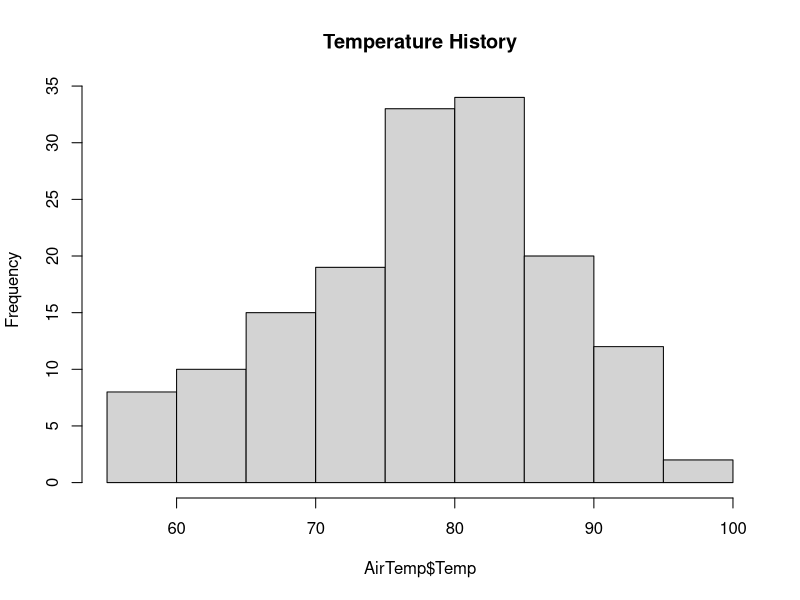
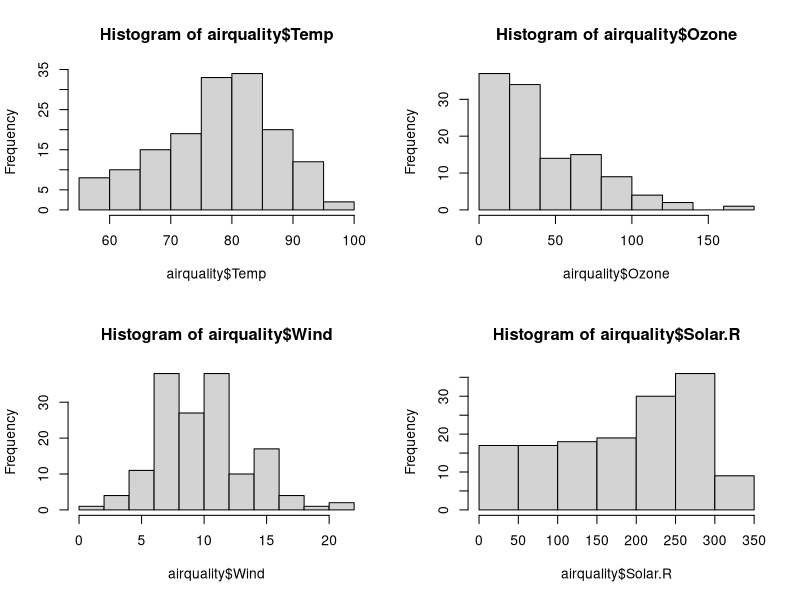
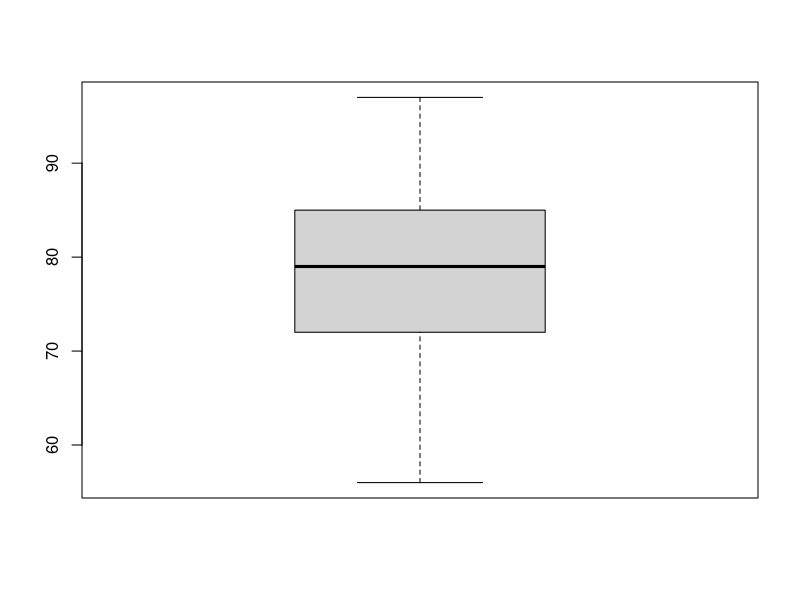
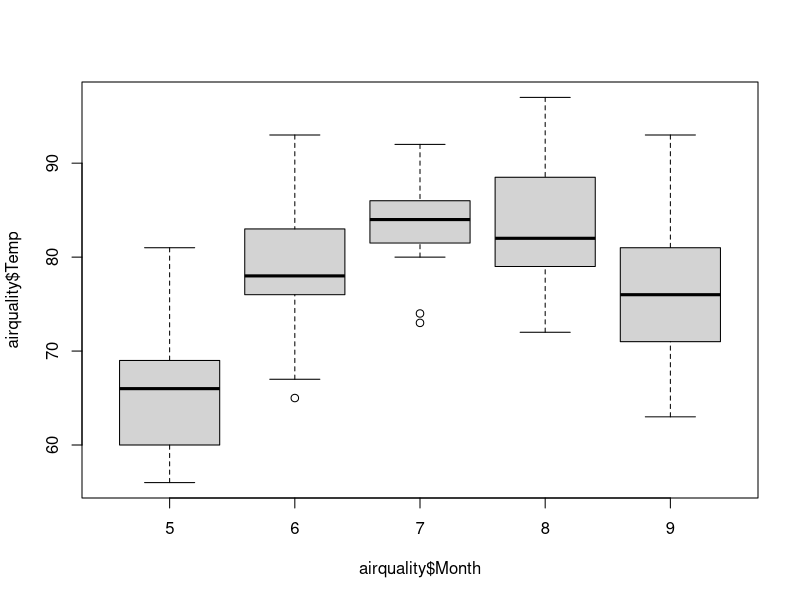
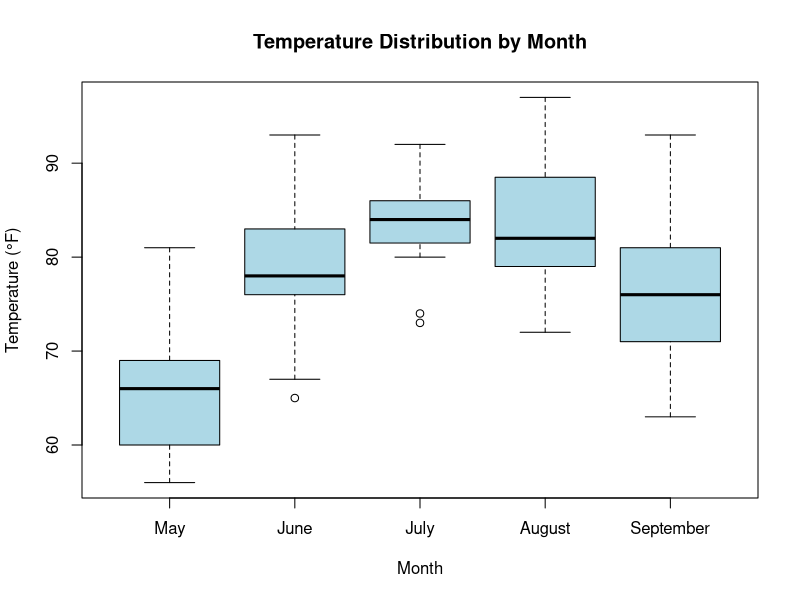
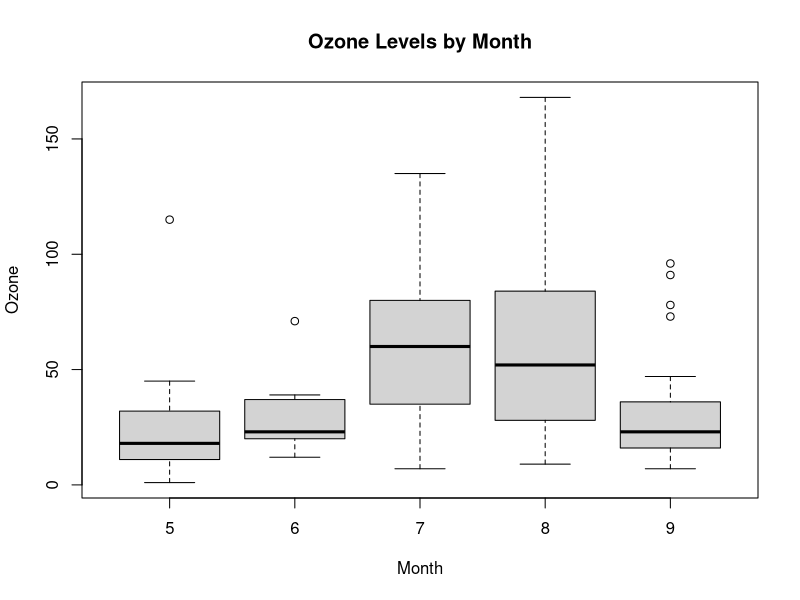
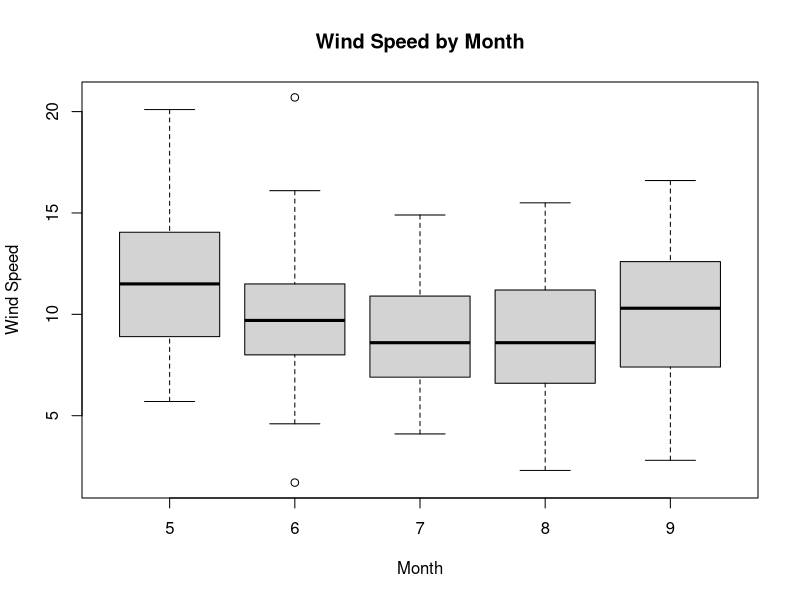
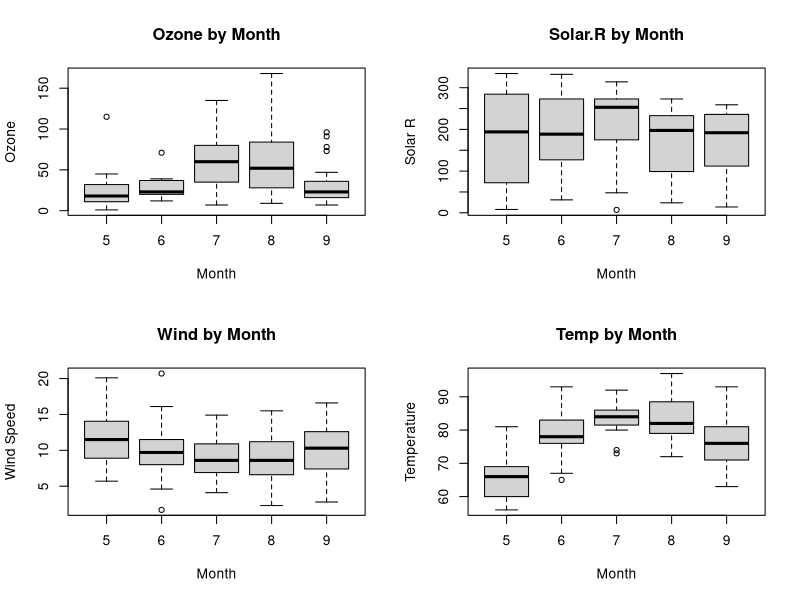

These charts were generated, in order, by the following R code:
library(tidyr)

View(airquality)
AirTemp <- airquality
mean(AirTemp$Temp)
View(AirTemp[1:5,])


#clean the data by removing NA's columng
clean_airquality <- drop_na(AirTemp)
head(clean_airquality)


 View(clean_airquality)
 
 # ============================================
 #Find the mean reading for all of the appropriate
 #variables by frstly removing the NA values.
 # ============================================
 
mean(AirTemp$Ozone, na.rm = TRUE) #Remove NAs in the mean calculation
mean(AirTemp$Solar.R, na.rm = TRUE) #Remove NAs in the mean calculation

mean(AirTemp$Wind, na.rm = TRUE) #Remove NAs in the mean calculation
mean(AirTemp$Month, na.rm = TRUE) #Remove NAs in the mean calculation
mean(AirTemp$Day, na.rm = TRUE) #Remove NAs in the mean calculation

# ============================================
#Variance & Standard Deviation
# ============================================
#compute the variance 
var(airquality$Temp)

#standard deviation 
sd(airquality$Temp)


#The Median
median(airquality$Temp)


#compute the five number summary for the variable Temp
summary(airquality$Temp)

summary(airquality)

#Notice that Mont andDay are coded as numeric variables even though they are
#clearly nominal/categorical. This can be mended as follows

AirTemp$Month = factor(AirTemp$Month)
AirTemp$Day = factor(AirTemp$Day)
summary(AirTemp)
hist(AirTemp$Temp, main="Temperature History")
help(hist)


par(mfrow=c(2,2))

hist(airquality$Temp)
hist(airquality$Ozone)
hist(airquality$Wind)
hist(airquality$Solar.R)


par(mfrow=c(1,1))
boxplot(airquality$Temp)

# comparing the fluctuations in temperature across months.
boxplot(airquality$Temp ~ airquality$Month)

par(mfrow=c(1,1))
#Enhanced Boxplot with Better Formatting:
boxplot(airquality$Temp ~ airquality$Month,
        main = "Temperature Distribution by Month",
        xlab = "Month", 
        ylab = "Temperature (°F)",
        col = "lightblue",
        names = c("May", "June", "July", "August", "September"))


# ============================================
#Interpretation of Your Boxplot:
# ============================================
# Each box shows temperature distribution for that month:
# Middle line = median temperature
# Box = interquartile range (middle 50% of temperatures)
# Whiskers = range of typical values
# Dots (○) = potential outliers (Unusual values)


#Shows how ozone concentrations vary across months, likely higher in summer months.
boxplot(airquality$Ozone ~ airquality$Month, 
        main = "Ozone Levels by Month",
        xlab = "Month", ylab = "Ozone")

#Reveals seasonal wind patterns - some months may be windier than others.
boxplot(airquality$Wind ~ airquality$Month,
        main = "Wind Speed by Month",
        xlab = "Month", ylab = "Wind Speed")


par(mfrow = c(2, 2))  # 2x2 grid of plots
boxplot(airquality$Ozone ~ airquality$Month, main = "Ozone by Month", xlab = "Month", ylab = "Ozone")
boxplot(airquality$Solar.R ~ airquality$Month, main = "Solar.R by Month", xlab = "Month", ylab = "Solar R")
boxplot(airquality$Wind ~ airquality$Month, main = "Wind by Month", xlab = "Month", ylab = "Wind Speed")
boxplot(airquality$Temp ~ airquality$Month, main = "Temp by Month", xlab = "Month", ylab = "Temperature")
